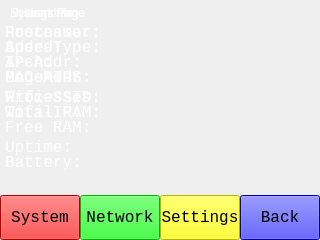
   <widget class="QWidget" name="info" native="true">
    <property name="geometry">
     <rect>
      <x>0</x>
      <y>0</y>
      <width>320</width>
      <height>240</height>
     </rect>
    </property>
    <widget class="QWidget" name="network" native="true">
     <property name="geometry">
      <rect>
       <x>0</x>
       <y>0</y>
       <width>320</width>
       <height>185</height>
      </rect>
     </property>
     <widget class="QLabel" name="label_network">
      <property name="geometry">
       <rect>
        <x>10</x>
        <y>5</y>
        <width>150</width>
        <height>15</height>
       </rect>
      </property>
      <property name="styleSheet">
       <string notr="true">color: rgb(255, 255, 255);</string>
      </property>
      <property name="text">
       <string>Network Page</string>
      </property>
     </widget>
     <widget class="QLabel" name="label_HOSTNAME2">
      <property name="geometry">
       <rect>
        <x>5</x>
        <y>25</y>
        <width>100</width>
        <height>15</height>
       </rect>
      </property>
      <property name="font">
       <font>
        <family>Lucida Console</family>
        <pointsize>12</pointsize>
        <weight>50</weight>
        <italic>false</italic>
        <bold>false</bold>
       </font>
      </property>
      <property name="styleSheet">
       <string notr="true">color: rgb(255, 255, 255);</string>
      </property>
      <property name="text">
       <string>Hostname:</string>
      </property>
     </widget>
     <widget class="QLabel" name="label_ADDR">
      <property name="geometry">
       <rect>
        <x>5</x>
        <y>40</y>
        <width>100</width>
        <height>15</height>
       </rect>
      </property>
      <property name="font">
       <font>
        <family>Lucida Console</family>
        <pointsize>12</pointsize>
        <weight>50</weight>
        <italic>false</italic>
        <bold>false</bold>
       </font>
      </property>
      <property name="styleSheet">
       <string notr="true">color: rgb(255, 255, 255);</string>
      </property>
      <property name="text">
       <string>Addr-Type:</string>
      </property>
     </widget>
     <widget class="QLabel" name="label_IP2">
      <property name="geometry">
       <rect>
        <x>5</x>
        <y>55</y>
        <width>100</width>
        <height>15</height>
       </rect>
      </property>
      <property name="font">
       <font>
        <family>Lucida Console</family>
        <pointsize>12</pointsize>
        <weight>50</weight>
        <italic>false</italic>
        <bold>false</bold>
       </font>
      </property>
      <property name="styleSheet">
       <string notr="true">color: rgb(255, 255, 255);</string>
      </property>
      <property name="text">
       <string>IP-Addr:</string>
      </property>
     </widget>
     <widget class="QLabel" name="label_MACADDR2">
      <property name="geometry">
       <rect>
        <x>5</x>
        <y>70</y>
        <width>100</width>
        <height>15</height>
       </rect>
      </property>
      <property name="font">
       <font>
        <family>Lucida Console</family>
        <pointsize>12</pointsize>
        <weight>50</weight>
        <italic>false</italic>
        <bold>false</bold>
       </font>
      </property>
      <property name="styleSheet">
       <string notr="true">color: rgb(255, 255, 255);</string>
      </property>
      <property name="text">
       <string>MAC-Addr:</string>
      </property>
     </widget>
     <widget class="QLabel" name="label_SSID2">
      <property name="geometry">
       <rect>
        <x>5</x>
        <y>90</y>
        <width>100</width>
        <height>15</height>
       </rect>
      </property>
      <property name="font">
       <font>
        <family>Lucida Console</family>
        <pointsize>12</pointsize>
        <weight>50</weight>
        <italic>false</italic>
        <bold>false</bold>
       </font>
      </property>
      <property name="styleSheet">
       <string notr="true">color: rgb(255, 255, 255);</string>
      </property>
      <property name="text">
       <string>Wifi-SSID:</string>
      </property>
     </widget>
     <widget class="QLabel" name="label_WIFIIP2">
      <property name="geometry">
       <rect>
        <x>5</x>
        <y>105</y>
        <width>100</width>
        <height>15</height>
       </rect>
      </property>
      <property name="font">
       <font>
        <family>Lucida Console</family>
        <pointsize>12</pointsize>
        <weight>50</weight>
        <italic>false</italic>
        <bold>false</bold>
       </font>
      </property>
      <property name="styleSheet">
       <string notr="true">color: rgb(255, 255, 255);</string>
      </property>
      <property name="text">
       <string>Wifi-IP:</string>
      </property>
     </widget>
     <widget class="QLabel" name="label_hostname2">
      <property name="geometry">
       <rect>
        <x>100</x>
        <y>25</y>
        <width>150</width>
        <height>15</height>
       </rect>
      </property>
      <property name="font">
       <font>
        <family>Lucida Console</family>
        <pointsize>12</pointsize>
        <weight>50</weight>
        <italic>false</italic>
        <bold>false</bold>
       </font>
      </property>
      <property name="styleSheet">
       <string notr="true">color: rgb(255, 255, 0);</string>
      </property>
      <property name="text">
       <string/>
      </property>
     </widget>
     <widget class="QLabel" name="label_addr">
      <property name="geometry">
       <rect>
        <x>100</x>
        <y>40</y>
        <width>150</width>
        <height>15</height>
       </rect>
      </property>
      <property name="font">
       <font>
        <family>Lucida Console</family>
        <pointsize>12</pointsize>
        <weight>50</weight>
        <italic>false</italic>
        <bold>false</bold>
       </font>
      </property>
      <property name="styleSheet">
       <string notr="true">color: rgb(255, 255, 0);</string>
      </property>
      <property name="text">
       <string/>
      </property>
     </widget>
     <widget class="QLabel" name="label_ip2">
      <property name="geometry">
       <rect>
        <x>100</x>
        <y>55</y>
        <width>150</width>
        <height>15</height>
       </rect>
      </property>
      <property name="font">
       <font>
        <family>Lucida Console</family>
        <pointsize>12</pointsize>
        <weight>50</weight>
        <italic>false</italic>
        <bold>false</bold>
       </font>
      </property>
      <property name="styleSheet">
       <string notr="true">color: rgb(255, 255, 0);</string>
      </property>
      <property name="text">
       <string/>
      </property>
     </widget>
     <widget class="QLabel" name="label_macaddr2">
      <property name="geometry">
       <rect>
        <x>100</x>
        <y>70</y>
        <width>150</width>
        <height>15</height>
       </rect>
      </property>
      <property name="font">
       <font>
        <family>Lucida Console</family>
        <pointsize>12</pointsize>
        <weight>50</weight>
        <italic>false</italic>
        <bold>false</bold>
       </font>
      </property>
      <property name="styleSheet">
       <string notr="true">color: rgb(255, 255, 0);</string>
      </property>
      <property name="text">
       <string/>
      </property>
     </widget>
     <widget class="QLabel" name="label_ssid2">
      <property name="geometry">
       <rect>
        <x>100</x>
        <y>90</y>
        <width>150</width>
        <height>15</height>
       </rect>
      </property>
      <property name="font">
       <font>
        <family>Lucida Console</family>
        <pointsize>12</pointsize>
        <weight>50</weight>
        <italic>false</italic>
        <bold>false</bold>
       </font>
      </property>
      <property name="styleSheet">
       <string notr="true">color: rgb(255, 255, 0);</string>
      </property>
      <property name="text">
       <string/>
      </property>
     </widget>
     <widget class="QLabel" name="label_wifiip2">
      <property name="geometry">
       <rect>
        <x>100</x>
        <y>105</y>
        <width>150</width>
        <height>15</height>
       </rect>
      </property>
      <property name="font">
       <font>
        <family>Lucida Console</family>
        <pointsize>12</pointsize>
        <weight>50</weight>
        <italic>false</italic>
        <bold>false</bold>
       </font>
      </property>
      <property name="styleSheet">
       <string notr="true">color: rgb(255, 255, 0);</string>
      </property>
      <property name="text">
       <string/>
      </property>
     </widget>
    </widget>
    <widget class="QWidget" name="settings" native="true">
     <property name="geometry">
      <rect>
       <x>0</x>
       <y>0</y>
       <width>320</width>
       <height>185</height>
      </rect>
     </property>
     <widget class="QLabel" name="label_settings">
      <property name="geometry">
       <rect>
        <x>10</x>
        <y>5</y>
        <width>150</width>
        <height>15</height>
       </rect>
      </property>
      <property name="styleSheet">
       <string notr="true">color: rgb(255, 255, 255);</string>
      </property>
      <property name="text">
       <string>Settings Page</string>
      </property>
     </widget>
    </widget>
    <widget class="QWidget" name="system" native="true">
     <property name="geometry">
      <rect>
       <x>0</x>
       <y>0</y>
       <width>320</width>
       <height>240</height>
      </rect>
     </property>
     <widget class="QLabel" name="label_system">
      <property name="geometry">
       <rect>
        <x>10</x>
        <y>5</y>
        <width>150</width>
        <height>15</height>
       </rect>
      </property>
      <property name="styleSheet">
       <string notr="true">color: rgb(255, 255, 255);</string>
      </property>
      <property name="text">
       <string>System Info</string>
      </property>
     </widget>
     <widget class="QLabel" name="label_PROCESSOR">
      <property name="geometry">
       <rect>
        <x>5</x>
        <y>25</y>
        <width>100</width>
        <height>15</height>
       </rect>
      </property>
      <property name="font">
       <font>
        <family>Lucida Console</family>
        <pointsize>12</pointsize>
        <weight>50</weight>
        <italic>false</italic>
        <bold>false</bold>
       </font>
      </property>
      <property name="styleSheet">
       <string notr="true">color: rgb(255, 255, 255);</string>
      </property>
      <property name="text">
       <string>Processor:</string>
      </property>
     </widget>
     <widget class="QLabel" name="label_SPEED">
      <property name="geometry">
       <rect>
        <x>5</x>
        <y>40</y>
        <width>100</width>
        <height>15</height>
       </rect>
      </property>
      <property name="font">
       <font>
        <family>Lucida Console</family>
        <pointsize>12</pointsize>
        <weight>50</weight>
        <italic>false</italic>
        <bold>false</bold>
       </font>
      </property>
      <property name="styleSheet">
       <string notr="true">color: rgb(255, 255, 255);</string>
      </property>
      <property name="text">
       <string>Speed:</string>
      </property>
     </widget>
     <widget class="QLabel" name="label_ARCH">
      <property name="geometry">
       <rect>
        <x>5</x>
        <y>55</y>
        <width>100</width>
        <height>15</height>
       </rect>
      </property>
      <property name="font">
       <font>
        <family>Lucida Console</family>
        <pointsize>12</pointsize>
        <weight>50</weight>
        <italic>false</italic>
        <bold>false</bold>
       </font>
      </property>
      <property name="styleSheet">
       <string notr="true">color: rgb(255, 255, 255);</string>
      </property>
      <property name="text">
       <string>Arch:</string>
      </property>
     </widget>
     <widget class="QLabel" name="label_BOGO">
      <property name="geometry">
       <rect>
        <x>5</x>
        <y>70</y>
        <width>100</width>
        <height>15</height>
       </rect>
      </property>
      <property name="font">
       <font>
        <family>Lucida Console</family>
        <pointsize>12</pointsize>
        <weight>50</weight>
        <italic>false</italic>
        <bold>false</bold>
       </font>
      </property>
      <property name="styleSheet">
       <string notr="true">color: rgb(255, 255, 255);</string>
      </property>
      <property name="text">
       <string>BogoMIPS:</string>
      </property>
     </widget>
     <widget class="QLabel" name="label_PROCESSES">
      <property name="geometry">
       <rect>
        <x>5</x>
        <y>90</y>
        <width>100</width>
        <height>15</height>
       </rect>
      </property>
      <property name="font">
       <font>
        <family>Lucida Console</family>
        <pointsize>12</pointsize>
        <weight>50</weight>
        <italic>false</italic>
        <bold>false</bold>
       </font>
      </property>
      <property name="styleSheet">
       <string notr="true">color: rgb(255, 255, 255);</string>
      </property>
      <property name="text">
       <string>Processes:</string>
      </property>
     </widget>
     <widget class="QLabel" name="label_TOTALRAM">
      <property name="geometry">
       <rect>
        <x>5</x>
        <y>105</y>
        <width>100</width>
        <height>15</height>
       </rect>
      </property>
      <property name="font">
       <font>
        <family>Lucida Console</family>
        <pointsize>12</pointsize>
        <weight>50</weight>
        <italic>false</italic>
        <bold>false</bold>
       </font>
      </property>
      <property name="styleSheet">
       <string notr="true">color: rgb(255, 255, 255);</string>
      </property>
      <property name="text">
       <string>Total RAM:</string>
      </property>
     </widget>
     <widget class="QLabel" name="label_FREERAM">
      <property name="geometry">
       <rect>
        <x>5</x>
        <y>120</y>
        <width>100</width>
        <height>15</height>
       </rect>
      </property>
      <property name="font">
       <font>
        <family>Lucida Console</family>
        <pointsize>12</pointsize>
        <weight>50</weight>
        <italic>false</italic>
        <bold>false</bold>
       </font>
      </property>
      <property name="styleSheet">
       <string notr="true">color: rgb(255, 255, 255);</string>
      </property>
      <property name="text">
       <string>Free RAM:</string>
      </property>
     </widget>
     <widget class="QLabel" name="label_UPTIME">
      <property name="geometry">
       <rect>
        <x>5</x>
        <y>140</y>
        <width>100</width>
        <height>15</height>
       </rect>
      </property>
      <property name="font">
       <font>
        <family>Lucida Console</family>
        <pointsize>12</pointsize>
        <weight>50</weight>
        <italic>false</italic>
        <bold>false</bold>
       </font>
      </property>
      <property name="styleSheet">
       <string notr="true">color: rgb(255, 255, 255);</string>
      </property>
      <property name="text">
       <string>Uptime:</string>
      </property>
     </widget>
     <widget class="QLabel" name="label_BATT2">
      <property name="geometry">
       <rect>
        <x>5</x>
        <y>155</y>
        <width>100</width>
        <height>15</height>
       </rect>
      </property>
      <property name="font">
       <font>
        <family>Lucida Console</family>
        <pointsize>12</pointsize>
        <weight>50</weight>
        <italic>false</italic>
        <bold>false</bold>
       </font>
      </property>
      <property name="styleSheet">
       <string notr="true">color: rgb(255, 255, 255);</string>
      </property>
      <property name="text">
       <string>Battery:</string>
      </property>
     </widget>
     <widget class="QLabel" name="label_processor">
      <property name="geometry">
       <rect>
        <x>100</x>
        <y>25</y>
        <width>150</width>
        <height>15</height>
       </rect>
      </property>
      <property name="font">
       <font>
        <family>Lucida Console</family>
        <pointsize>12</pointsize>
        <weight>50</weight>
        <italic>false</italic>
        <bold>false</bold>
       </font>
      </property>
      <property name="styleSheet">
       <string notr="true">color: rgb(255, 255, 0);</string>
      </property>
      <property name="text">
       <string/>
      </property>
     </widget>
     <widget class="QLabel" name="label_speed">
      <property name="geometry">
       <rect>
        <x>100</x>
        <y>40</y>
        <width>150</width>
        <height>15</height>
       </rect>
      </property>
      <property name="font">
       <font>
        <family>Lucida Console</family>
        <pointsize>12</pointsize>
        <weight>50</weight>
        <italic>false</italic>
        <bold>false</bold>
       </font>
      </property>
      <property name="styleSheet">
       <string notr="true">color: rgb(255, 255, 0);</string>
      </property>
      <property name="text">
       <string/>
      </property>
     </widget>
     <widget class="QLabel" name="label_arch">
      <property name="geometry">
       <rect>
        <x>100</x>
        <y>55</y>
        <width>150</width>
        <height>15</height>
       </rect>
      </property>
      <property name="font">
       <font>
        <family>Lucida Console</family>
        <pointsize>12</pointsize>
        <weight>50</weight>
        <italic>false</italic>
        <bold>false</bold>
       </font>
      </property>
      <property name="styleSheet">
       <string notr="true">color: rgb(255, 255, 0);</string>
      </property>
      <property name="text">
       <string/>
      </property>
     </widget>
     <widget class="QLabel" name="label_bogo">
      <property name="geometry">
       <rect>
        <x>100</x>
        <y>70</y>
        <width>150</width>
        <height>15</height>
       </rect>
      </property>
      <property name="font">
       <font>
        <family>Lucida Console</family>
        <pointsize>12</pointsize>
        <weight>50</weight>
        <italic>false</italic>
        <bold>false</bold>
       </font>
      </property>
      <property name="styleSheet">
       <string notr="true">color: rgb(255, 255, 0);</string>
      </property>
      <property name="text">
       <string/>
      </property>
     </widget>
     <widget class="QLabel" name="label_processes">
      <property name="geometry">
       <rect>
        <x>100</x>
        <y>90</y>
        <width>150</width>
        <height>15</height>
       </rect>
      </property>
      <property name="font">
       <font>
        <family>Lucida Console</family>
        <pointsize>12</pointsize>
        <weight>50</weight>
        <italic>false</italic>
        <bold>false</bold>
       </font>
      </property>
      <property name="styleSheet">
       <string notr="true">color: rgb(255, 255, 0);</string>
      </property>
      <property name="text">
       <string/>
      </property>
     </widget>
     <widget class="QLabel" name="label_totalRam">
      <property name="geometry">
       <rect>
        <x>100</x>
        <y>105</y>
        <width>150</width>
        <height>15</height>
       </rect>
      </property>
      <property name="font">
       <font>
        <family>Lucida Console</family>
        <pointsize>12</pointsize>
        <weight>50</weight>
        <italic>false</italic>
        <bold>false</bold>
       </font>
      </property>
      <property name="styleSheet">
       <string notr="true">color: rgb(255, 255, 0);</string>
      </property>
      <property name="text">
       <string/>
      </property>
     </widget>
     <widget class="QLabel" name="label_freeRam">
      <property name="geometry">
       <rect>
        <x>100</x>
        <y>120</y>
        <width>150</width>
        <height>15</height>
       </rect>
      </property>
      <property name="font">
       <font>
        <family>Lucida Console</family>
        <pointsize>12</pointsize>
        <weight>50</weight>
        <italic>false</italic>
        <bold>false</bold>
       </font>
      </property>
      <property name="styleSheet">
       <string notr="true">color: rgb(255, 255, 0);</string>
      </property>
      <property name="text">
       <string/>
      </property>
     </widget>
     <widget class="QLabel" name="label_uptime">
      <property name="geometry">
       <rect>
        <x>100</x>
        <y>140</y>
        <width>150</width>
        <height>15</height>
       </rect>
      </property>
      <property name="font">
       <font>
        <family>Lucida Console</family>
        <pointsize>12</pointsize>
        <weight>50</weight>
        <italic>false</italic>
        <bold>false</bold>
       </font>
      </property>
      <property name="styleSheet">
       <string notr="true">color: rgb(255, 255, 0);</string>
      </property>
      <property name="text">
       <string/>
      </property>
     </widget>
     <widget class="QLabel" name="label_batt2">
      <property name="geometry">
       <rect>
        <x>100</x>
        <y>155</y>
        <width>150</width>
        <height>15</height>
       </rect>
      </property>
      <property name="font">
       <font>
        <family>Lucida Console</family>
        <pointsize>12</pointsize>
        <weight>50</weight>
        <italic>false</italic>
        <bold>false</bold>
       </font>
      </property>
      <property name="styleSheet">
       <string notr="true">color: rgb(255, 255, 0);</string>
      </property>
      <property name="text">
       <string/>
      </property>
     </widget>
    </widget>
    <widget class="QWidget" name="menu_info" native="true">
     <property name="geometry">
      <rect>
       <x>0</x>
       <y>195</y>
       <width>320</width>
       <height>45</height>
      </rect>
     </property>
     <widget class="QPushButton" name="info_system">
      <property name="geometry">
       <rect>
        <x>0</x>
        <y>0</y>
        <width>80</width>
        <height>45</height>
       </rect>
      </property>
      <property name="font">
       <font>
        <family>Lucida Console</family>
        <pointsize>12</pointsize>
        <weight>50</weight>
        <italic>false</italic>
        <bold>false</bold>
       </font>
      </property>
      <property name="styleSheet">
       <string notr="true">background-color: rgb(255, 0, 0);</string>
      </property>
      <property name="text">
       <string>System</string>
      </property>
     </widget>
     <widget class="QPushButton" name="info_network">
      <property name="geometry">
       <rect>
        <x>80</x>
        <y>0</y>
        <width>80</width>
        <height>45</height>
       </rect>
      </property>
      <property name="font">
       <font>
        <family>Lucida Console</family>
        <pointsize>12</pointsize>
        <weight>50</weight>
        <italic>false</italic>
        <bold>false</bold>
       </font>
      </property>
      <property name="styleSheet">
       <string notr="true">background-color: rgb(0, 255, 0);</string>
      </property>
      <property name="text">
       <string>Network</string>
      </property>
     </widget>
     <widget class="QPushButton" name="info_settings">
      <property name="geometry">
       <rect>
        <x>160</x>
        <y>0</y>
        <width>80</width>
        <height>45</height>
       </rect>
      </property>
      <property name="font">
       <font>
        <family>Lucida Console</family>
        <pointsize>12</pointsize>
        <weight>50</weight>
        <italic>false</italic>
        <bold>false</bold>
       </font>
      </property>
      <property name="styleSheet">
       <string notr="true">background-color: rgb(255, 255, 0);
</string>
      </property>
      <property name="text">
       <string>Settings</string>
      </property>
     </widget>
     <widget class="QPushButton" name="info_back">
      <property name="geometry">
       <rect>
        <x>240</x>
        <y>0</y>
        <width>80</width>
        <height>45</height>
       </rect>
      </property>
      <property name="font">
       <font>
        <family>Lucida Console</family>
        <pointsize>12</pointsize>
        <weight>50</weight>
        <italic>false</italic>
        <bold>false</bold>
       </font>
      </property>
      <property name="styleSheet">
       <string notr="true">background-color: rgb(0, 0, 255);</string>
      </property>
      <property name="text">
       <string>Back</string>
      </property>
     </widget>
    </widget>
   </widget>
